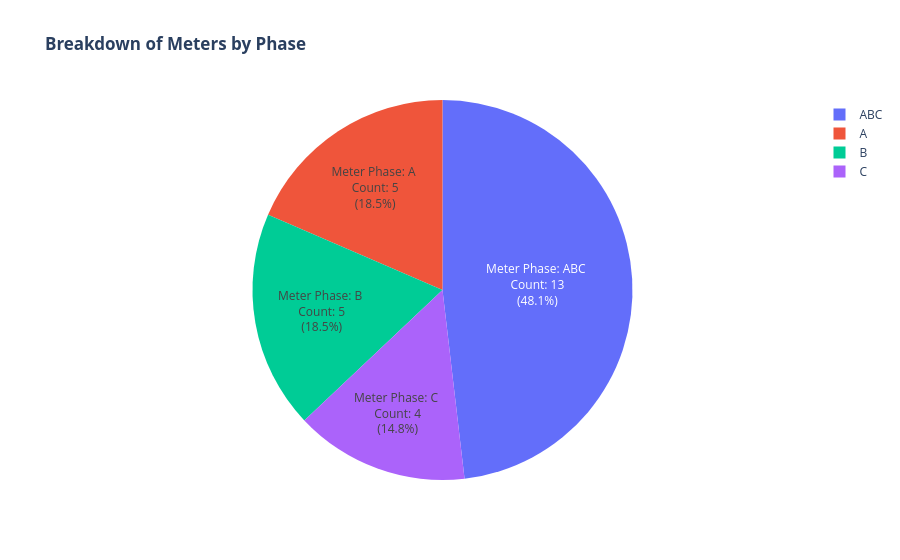

This figure's notebook cell:
### Code cell
# Convert the results to a data frame. 
df_meters = meters.DataFrame()

# Plot the number of meters per phase. 
fig = px.pie(df_meters, 
             values='number_of_meters', names='phase',
             title='<b>Breakdown of Meters by Phase<b>',
             labels={'phase':'Meter Phase', 
                         'number_of_meters': 'Meter Count'})

# Show meter phase, meter count and percent inside the pie chart.
fig.update_traces(textposition='inside', 
                  texttemplate = "Meter Phase: %{label} <br> Count: %{value:} <br>(%{percent})",)

fig.show()

### Figure 1 — Plotly figure (JSON) as saved in the notebook; plotly's stock layout.template omitted (floating-point values rounded to 4 significant figures)
{"data": [{"domain": {"x": [0, 1], "y": [0, 1]}, "hovertemplate": "Meter Phase=%{label}<br>Meter Count=%{value}<extra></extra>", "labels": ["ABC", "A", "B", "C"], "legendgroup": "", "name": "", "showlegend": true, "textposition": "inside", "texttemplate": "Meter Phase: %{label} <br> Count: %{value:} <br>(%{percent})", "type": "pie", "values": [13, 5, 5, 4]}], "layout": {"legend": {"tracegroupgap": 0}, "title": {"text": "<b>Breakdown of Meters by Phase<b>"}}}
